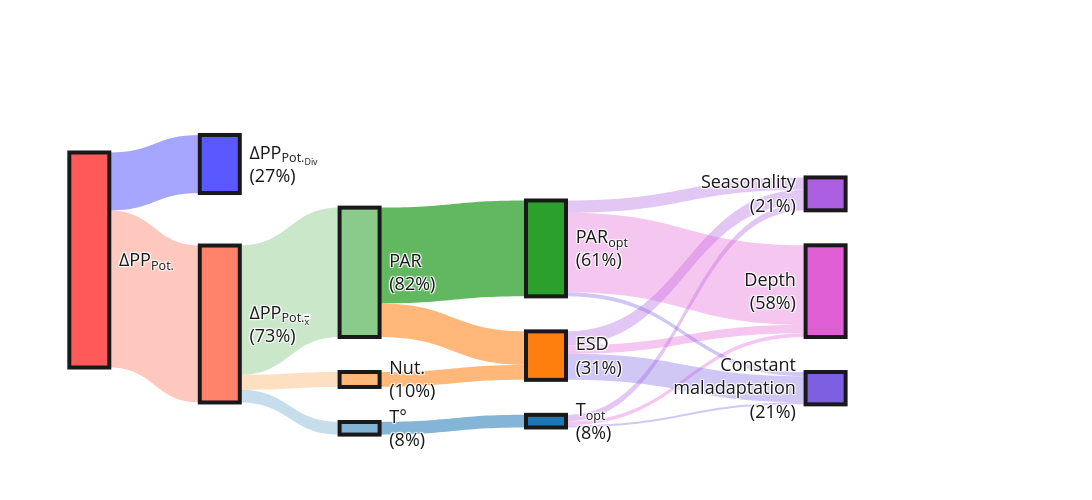

The notebook cell this image was saved under:
### Code cell
col2 = ['#AD5FE1','#E15FD4','#7D5FE1']

vec = [np.array((val1[0], val1[1], val1[2]))[i] for i in [2,1,0]]/np.sum(val1)
y1  = [vec[0]/2]+[(np.sum(vec[:i+1])+np.sum(vec[:i+2]))/2 for i in np.arange(2)]
y1  = [y1[i] for i in [2,1,0]]
vec = [np.array((val0[0], val0[1], val0[2]))[i] for i in [2,1,0]]/np.sum(val0)
y2  = [vec[0]/2]+[(np.sum(vec[:i+1])+np.sum(vec[:i+2]))/2 for i in np.arange(2)]
y2  = [y2[i] for i in [2,1,0]]
vec = [np.array([np.sum(val2[i::4]/np.sum(val2)) for i in np.arange(4)])[i] for i in [0,1,2]]
y3  = [vec[0]/2]+[(np.sum(vec[:i+1])+np.sum(vec[:i+2]))/2 for i in np.arange(3)]
y3  = [y3[i] for i in [0,1,2]]

y1c = recenter(y1, target=0.6, scale=0.7)
y2c = recenter(y2, target=0.6, scale=0.7)
y3c = recenter(y3, target=0.6, scale=0.7)

# --- NOUVEAU : valeurs / apparence des deux nodes ajoutés ---
val_root   = [np.sum(val0), -DF_div_pop_zt_tot-np.sum(val0)]      # <- valeur du lien "nouveau racine -> node0" et "nouveau racine -> node aligné"
contrib = np.array([val1/np.sum(val1),val0/np.sum(val1),np.array([np.sum(val2[i::3])/np.sum(val1) for i in range(3)])]).ravel()
contrib_root = -np.array(val_root)/DF_div_pop_zt_tot
label_root = " ∆PP<sub>Pot.</sub> "      # <- à adapter
label_sib  = " ∆PP<sub>Pot.<sub>Div</sub></sub> <br> ("+str(int(round(contrib_root[1]*100,0)))+"%) "  # <- à adapter
color_root = pastel('grey', 0.2, 1)   # <- à adapter
color_sib  = pastel('grey', 0.45, 1)  # <- à adapter
y_root     = 0.5    # position verticale du node tout à gauche
y_sib      = 0.2   # position verticale du node "frère" du node0 (à ajuster selon tes valeurs)
# --------------------------------------------------------------

fig = go.Figure(data=[go.Sankey(
    arrangement="snap",
    node = dict(
      pad = 35,
      thickness = 40,
      line = dict(color = pastel('black',0.1,1), width = 4),
      label = [" ∆PP<sub>Pot.<sub><span style='text-decoration: overline'>x</span></sub></sub> <br> ("+str(int(round(contrib_root[0]*100,0)))+"%) "," T° <br> ("+str(int(round(contrib[0]*100,0)))+"%) ", " Nut. <br> ("+str(int(round(contrib[1]*100,0)))+"%) ", " PAR <br> ("+str(int(round(contrib[2]*100,0)))+"%) ", " T<sub>opt</sub> <br> ("+str(int(round(contrib[3]*100,0)))+"%) ", " ESD <br> ("+str(int(round(contrib[4]*100,0)))+"%) ", " PAR<sub>opt</sub> <br> ("+str(int(round(contrib[5]*100,0)))+"%) ", "Seasonality <br>("+str(int(round(contrib[6]*100,0)))+"%) ","Depth <br>("+str(int(round(contrib[7]*100,0)))+"%) ","Constant <br>maladaptation <br>("+str(int(round(contrib[8]*100,0)))+"%) ",label_root,label_sib],
      color = [pastel('tomato',0.2,1)]+[pastel(base_col[i], 0.45) for i in range(len(base_col))]+base_col+col2+[pastel('red',0.,alpha=0.65),pastel('blue',0.,alpha=0.65)],
      x = [0.15,0.3,0.3,0.3,0.5,0.5,0.5,0.8,0.8,0.8,0.01,0.15],
      y = [0.7]+y1c+y2c+y3c+[y_root, y_sib]
      ),
    link = dict(
      source = [10,10,0, 0, 0, 1, 2, 3, 3, 4, 4, 4, 5, 5, 5, 6, 6, 6],
      target = [ 0,11,1, 2, 3, 4, 5, 5, 6, 7, 8, 9, 7, 8, 9, 7, 8, 9],
      value  = val_root+[val1[0], val1[1], val1[2], val1[0], val1[1], val0[1]-val1[1], val0[2]]+val2,
      color  = [pastel('tomato',0.,0.35), pastel('blue',0.,alpha=0.35)]+[pastel(base_col[0], 0., alpha=0.25),pastel(base_col[1], 0., alpha=0.25),pastel(base_col[2], 0., alpha=0.25),
                pastel(base_col[0], 0., alpha=0.55),pastel(base_col[1], 0., alpha=0.55),pastel(base_col[1], 0., alpha=0.55),pastel(base_col[2], 0., alpha=0.75)]
               +[pastel(col2[0], 0.,alpha=0.35),pastel(col2[1], 0.,alpha=0.35),pastel(col2[2], 0.,alpha=0.35)]*3
               ,
      line = dict(color = pastel('black',0,0.), width = 0.25),
  ))])


fig.update_layout(font=dict(color=pastel('black',0.1,1)), font_size=18,width=1100,height=500)
fig.show()

### Figure 1 — Plotly figure (JSON) as saved in the notebook; plotly's stock layout.template omitted (floating-point values rounded to 4 significant figures)
{"data": [{"arrangement": "snap", "link": {"color": ["rgba(255, 99, 71, 0.35)", "rgba(0, 0, 255, 0.35)", "rgba(31, 119, 180, 0.25)", "rgba(255, 127, 14, 0.25)", "rgba(44, 160, 44, 0.25)", "rgba(31, 119, 180, 0.55)", "rgba(255, 127, 14, 0.55)", "rgba(255, 127, 14, 0.55)", "rgba(44, 160, 44, 0.75)", "rgba(173, 95, 225, 0.35)", "rgba(225, 95, 212, 0.35)", "rgba(125, 95, 225, 0.35)", "rgba(173, 95, 225, 0.35)", "rgba(225, 95, 212, 0.35)", "rgba(125, 95, 225, 0.35)", "rgba(173, 95, 225, 0.35)", "rgba(225, 95, 212, 0.35)", "rgba(125, 95, 225, 0.35)"], "line": {"color": "rgba(0, 0, 0, 0.0)", "width": 0.25}, "source": [10, 10, 0, 0, 0, 1, 2, 3, 3, 4, 4, 4, 5, 5, 5, 6, 6, 6], "target": [0, 11, 1, 2, 3, 4, 5, 5, 6, 7, 8, 9, 7, 8, 9, 7, 8, 9], "value": [7.83, 2.898, 0.6293, 0.7467, 6.454, 0.6293, 0.7467, 1.673, 4.784, 0.3338, 0.191, 0.1019, 0.6919, 0.4261, 1.301, 0.6146, 3.959, 0.2107]}, "node": {"color": ["rgba(255, 130, 107, 1)", "rgba(131, 180, 213, 1.0)", "rgba(255, 184, 122, 1.0)", "rgba(138, 202, 138, 1.0)", "#1f77b4", "#ff7f0e", "#2ca02c", "#AD5FE1", "#E15FD4", "#7D5FE1", "rgba(255, 0, 0, 0.65)", "rgba(0, 0, 255, 0.65)"], "label": [" ∆PP<sub>Pot.<sub><span style='text-decoration: overline'>x</span></sub></sub> <br> (73%) ", " T° <br> (8%) ", " Nut. <br> (10%) ", " PAR <br> (82%) ", " T<sub>opt</sub> <br> (8%) ", " ESD <br> (31%) ", " PAR<sub>opt</sub> <br> (61%) ", "Seasonality <br>(21%) ", "Depth <br>(58%) ", "Constant <br>maladaptation <br>(21%) ", " ∆PP<sub>Pot.</sub> ", " ∆PP<sub>Pot.<sub>Div</sub></sub> <br> (27%) "], "line": {"color": "rgba(25, 25, 25, 1)", "width": 4}, "pad": 35, "thickness": 40, "x": [0.15, 0.3, 0.3, 0.3, 0.5, 0.5, 0.5, 0.8, 0.8, 0.8, 0.01, 0.15], "y": [0.7, 0.9219, 0.8604, 0.5385, 0.922, 0.7858, 0.4638, 0.2934, 0.4035, 0.5022, 0.5, 0.2]}, "type": "sankey"}], "layout": {"font": {"color": "rgba(25, 25, 25, 1)", "size": 18}, "height": 500, "width": 1100}}
